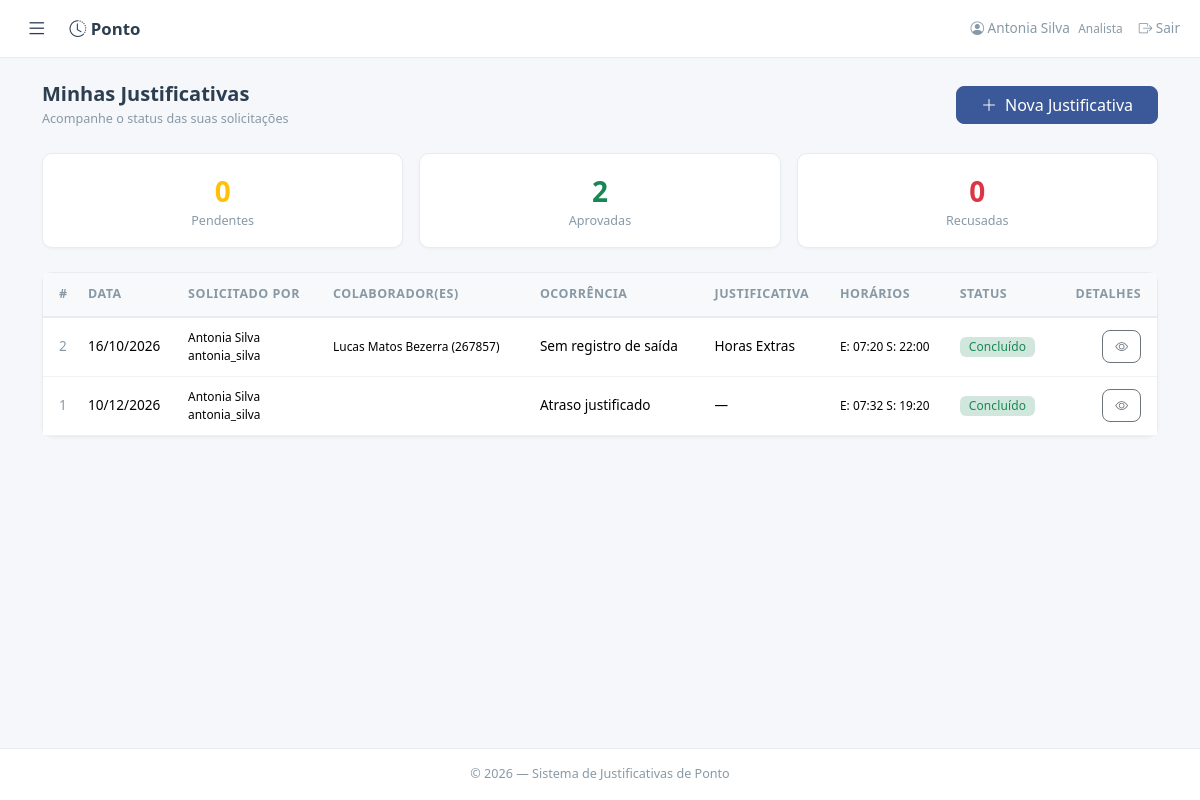
Screenshot of /analista (signed in) with the database file from the repository.
### models.py (models this page shows, shortened)
class Usuario(UserMixin, db.Model):
    __tablename__ = 'usuarios'
    id = db.Column(db.Integer, primary_key=True)
    matricula = db.Column(db.String(20), unique=True, nullable=False)
    nome = db.Column(db.String(100), nullable=False)
    email = db.Column(db.String(120), unique=True, nullable=False)
    senha_hash = db.Column(db.String(256), nullable=False)
    perfil = db.Column(db.String(40), nullable=False)
    gestor_id = db.Column(db.Integer, db.ForeignKey('usuarios.id'), nullable=True)
    area_id = db.Column(db.Integer, db.ForeignKey('areas.id'), nullable=True)
    empresa_id = db.Column(db.Integer, db.ForeignKey('empresas.id'), nullable=True)
    ativo = db.Column(db.Boolean, default=True)
    criado_em = db.Column(db.DateTime, default=lambda: datetime.now(timezone.utc))
    gestor = db.relationship('Usuario', remote_side=[id], backref='subordinados')
    area = db.relationship('Area', backref='usuarios')
    empresa = db.relationship('Empresa', backref='usuarios')
    solicitacoes = db.relationship('Solicitacao', backref='colaborador',
                                   foreign_keys='Solicitacao.colaborador_id', lazy='dynamic')
    def tem_permissao(self, chave):
        if self.perfil == 'ti':
            return True
        return UsuarioPermissao.query.filter_by(usuario_id=self.id, permissao=chave).first() is not None

class Solicitacao(db.Model):
    __tablename__ = 'solicitacoes'
    id = db.Column(db.Integer, primary_key=True)
    colaborador_id = db.Column(db.Integer, db.ForeignKey('usuarios.id'), nullable=False)
    colaboradores = db.relationship('Colaborador', secondary=solicitacao_colaboradores,
                                    backref=db.backref('solicitacoes', lazy='dynamic'))
    participantes = db.relationship('SolicitacaoParticipante', backref='solicitacao',
                                    cascade='all, delete-orphan', order_by='SolicitacaoParticipante.ordem')
    data_ocorrencia = db.Column(db.Date, nullable=False)
    tipo_ocorrencia = db.Column(db.String(80), nullable=False)
    tipo_justificativa = db.Column(db.String(80), nullable=True)
    horario_entrada = db.Column(db.String(5), nullable=True)
    horario_saida = db.Column(db.String(5), nullable=True)
    motivo = db.Column(db.Text, nullable=False)
    comprovante = db.Column(db.Text, nullable=True)  # JSON com nomes dos anexos
    status = db.Column(db.String(30), default='pendente')
    gestor_id = db.Column(db.Integer, db.ForeignKey('usuarios.id'), nullable=True)
    gestor_parecer = db.Column(db.Text, nullable=True)
    gestor_data = db.Column(db.DateTime, nullable=True)
    dp_id = db.Column(db.Integer, db.ForeignKey('usuarios.id'), nullable=True)
    dp_parecer = db.Column(db.Text, nullable=True)
    dp_data = db.Column(db.DateTime, nullable=True)
    supervisor_id = db.Column(db.Integer, db.ForeignKey('usuarios.id'), nullable=True)
    supervisor_parecer = db.Column(db.Text, nullable=True)
    supervisor_data = db.Column(db.DateTime, nullable=True)
    criado_em = db.Column(db.DateTime, default=lambda: datetime.now(timezone.utc))
    atualizado_em = db.Column(db.DateTime, default=lambda: datetime.now(timezone.utc),
                               onupdate=lambda: datetime.now(timezone.utc))
    gestor_resp = db.relationship('Usuario', foreign_keys=[gestor_id])
    dp_resp = db.relationship('Usuario', foreign_keys=[dp_id])
    supervisor_resp = db.relationship('Usuario', foreign_keys=[supervisor_id])
    STATUS_LABELS = {
        'pendente': 'Pendente',
        'aprovado_gestor': 'Aprovado pelo Gestor',
        'recusado_gestor': 'Recusado pelo Gestor',
        'encaminhado_supervisor': 'Aguardando supervisor administrativo',
        'aprovado_supervisor': 'Aprovado pelo supervisor',
        'recusado_supervisor': 'Recusado pelo supervisor',
        'aprovado_dp': 'Concluído',
        'recusado_dp': 'Recusado pelo DP',
    }
    STATUS_COLORS = {
        'pendente': 'warning',
        'aprovado_gestor': 'info',
        'recusado_gestor': 'danger',
        'encaminhado_supervisor': 'warning',
        'aprovado_supervisor': 'info',
        'recusado_supervisor': 'danger',
        'aprovado_dp': 'success',
        'recusado_dp': 'danger',
    }
    @property
    def status_label(self):
        return self.STATUS_LABELS.get(self.status, self.status)
    @property
    def status_cor(self):
        return self.STATUS_COLORS.get(self.status, 'secondary')

class SolicitacaoParticipante(db.Model):
    __tablename__ = 'solicitacao_participantes'
    id = db.Column(db.Integer, primary_key=True)
    solicitacao_id = db.Column(db.Integer, db.ForeignKey('solicitacoes.id'), nullable=False)
    nome = db.Column(db.String(100), nullable=False)
    matricula = db.Column(db.String(20), nullable=False)
    ordem = db.Column(db.Integer, nullable=False, default=0)
    criado_em = db.Column(db.DateTime, default=lambda: datetime.now(timezone.utc))

### app.py (the view)
@app.route('/analista')
@login_required
@perfil_requerido('analista')
def painel_analista():
    solicitacoes = (Solicitacao.query
                    .filter_by(colaborador_id=current_user.id)
                    .order_by(Solicitacao.criado_em.desc())
                    .all())
    colaboradores, tipos, tipos_ocorrencia = carregar_cadastros()
    return render_template('analista.html', solicitacoes=solicitacoes,
                           colaboradores=colaboradores, tipos=tipos,
                           tipos_ocorrencia=tipos_ocorrencia)

### app.py (called while the page is built)
@login_manager.user_loader
def load_user(user_id):
    return db.session.get(Usuario, int(user_id))

@app.context_processor
def inject_now():
    return {'now': datetime.now}

def perfil_requerido(*perfis):
    def decorator(f):
        @wraps(f)
        def wrapper(*args, **kwargs):
            if current_user.perfil not in perfis:
                flash('Acesso não autorizado.', 'danger')
                return redirect(request.referrer or url_for('dashboard'))
            return f(*args, **kwargs)
        return wrapper
    return decorator

def carregar_cadastros():
    return (Colaborador.query.filter_by(ativo=True).order_by(Colaborador.nome).all(),
            TipoJustificativa.query.filter_by(ativo=True).order_by(TipoJustificativa.nome).all(),
            TipoOcorrencia.query.filter_by(ativo=True).order_by(TipoOcorrencia.nome).all())

### templates/analista.html (shortened to what this page needs)
{% extends "base.html" %}
{% block content %}
<div class="d-flex flex-wrap justify-content-between align-items-center mb-4 gap-2">
    <div>
        <h5 class="fw-600 mb-1">Minhas Justificativas</h5>
        <p class="text-muted small mb-0">Acompanhe o status das suas solicitações</p>
    </div>
    <a class="btn btn-primary px-4" href="{{ url_for('solicitacao_nova') }}">
        <i class="bi bi-plus-lg me-1"></i> Nova Justificativa
    </a>
</div>
<div class="row g-3 mb-4">
    {% set pendentes = solicitacoes | selectattr('status', 'equalto', 'pendente') | list | length %}
    {% set aprovadas = solicitacoes | selectattr('status', 'in', ['aprovado_gestor','aprovado_dp']) | list | length %}
    {% set recusadas = solicitacoes | selectattr('status', 'in', ['recusado_gestor','recusado_dp']) | list | length %}
    <div class="col-4">
        <div class="card card-clean text-center p-3">
            <div class="fs-3 fw-700 text-warning">{{ pendentes }}</div>
            <div class="small text-muted">Pendentes</div>
        </div>
    </div>
    <div class="col-4">
        <div class="card card-clean text-center p-3">
            <div class="fs-3 fw-700 text-success">{{ aprovadas }}</div>
            <div class="small text-muted">Aprovadas</div>
        </div>
    </div>
    <div class="col-4">
        <div class="card card-clean text-center p-3">
            <div class="fs-3 fw-700 text-danger">{{ recusadas }}</div>
            <div class="small text-muted">Recusadas</div>
        </div>
    </div>
</div>
<div class="card card-clean">
    <div class="card-body p-0">
        {% if solicitacoes %}
        <div class="table-responsive">
            <table class="table table-hover align-middle mb-0">
                <thead>
                    <tr>
                        <th class="ps-3">#</th>
                        <th>Data</th>
                        <th>Solicitado por</th>
                        <th>Colaborador(es)</th>
                        <th>Ocorrência</th>
                        <th>Justificativa</th>
                        <th>Horários</th>
                        <th>Status</th>
                        <th class="text-end pe-3">Detalhes</th>
                    </tr>
                </thead>
                <tbody>
                    {% for s in solicitacoes %}
                    <tr>
                        <td class="ps-3 text-muted">{{ s.id }}</td>
                        <td class="fw-500">{{ s.data_ocorrencia.strftime('%d/%m/%Y') }}</td>
                        <td class="small">{{ s.colaborador.nome }}<br>{{ s.colaborador.matricula }}</td>
                        <td class="small">{% for participante in s.participantes %}{{ participante.nome }} ({{ participante.matricula }}){% if not loop.last %}, {% endif %}{% endfor %}</td>
                        <td>{{ s.tipo_ocorrencia }}</td>
                        <td>{{ s.tipo_justificativa or '—' }}</td>
                        <td class="small">
                            {% if s.horario_entrada %}E: {{ s.horario_entrada }}{% endif %}
                            {% if s.horario_saida %} S: {{ s.horario_saida }}{% endif %}
                        </td>
                        <td>
                            <span class="badge bg-{{ s.status_cor }}-subtle text-{{ s.status_cor }} badge-status">
                                {{ s.status_label }}
                            </span>
                        </td>
                        <td class="text-end pe-3">
                            <button class="btn btn-sm btn-outline-secondary"
                                    data-bs-toggle="modal"
                                    data-bs-target="#detModal{{ s.id }}">
                                <i class="bi bi-eye"></i>
                            </button>
                        </td>
                    </tr>
                    {% endfor %}
                </tbody>
            </table>
        </div>
        {% else %}
        <div class="text-center py-5 text-muted">
            <i class="bi bi-inbox fs-1 d-block mb-2"></i>
            <p>Nenhuma solicitação registrada.</p>
        </div>
        {% endif %}
    </div>
</div>
{% endblock %}

### templates/base.html (shortened to what this page needs)
<!DOCTYPE html>
<html lang="pt-BR" data-bs-theme="light">
<head>
    <link href="{{ url_for('static', filename='css/bootstrap.min.css') }}" rel="stylesheet">
    <link href="{{ url_for('static', filename='css/bootstrap-icons.min.css') }}" rel="stylesheet">
    <link href="{{ url_for('static', filename='css/style.css') }}" rel="stylesheet">
</head>
<body class="app-layout">
{% if current_user.is_authenticated %}
<header class="topbar"><button class="sidebar-toggle" id="sidebar-toggle" type="button" aria-label="Alternar menu"><i class="bi bi-list"></i></button><a class="navbar-brand" href="{{ url_for('dashboard') }}"><i class="bi bi-clock-history"></i> Ponto</a><span class="topbar-user"><i class="bi bi-person-circle"></i> {{ current_user.nome }} <small>{{ current_user.perfil|capitalize }}</small></span><form method="POST" action="{{ url_for('logout') }}"><input type="hidden" name="csrf_token" value="{{ csrf_token() }}"><button class="nav-link text-danger border-0 bg-transparent" type="submit"><i class="bi bi-box-arrow-right"></i> Sair</button></form></header>
{% endif %}
<div class="toast-container position-fixed top-0 end-0 p-3" style="z-index:9999"></div>
<main class="app-content"><div class="container py-4">{% block content %}{% endblock %}</div></main>
<footer class="app-footer text-center text-muted small py-3">&copy; {{ now().year if now is defined else '2026' }} — Sistema de Justificativas de Ponto</footer>
</body></html>

### static/css/style.css (style rules this page uses)
:root { --color-primary: #3b5998; --color-primary-hover: #2d4373; --color-bg: #f5f7fa; --color-card: #ffffff; --color-border: #e8ecf1; --color-text: #2c3e50; --color-text-muted: #8899a6; --radius: 10px; --shadow-sm: 0 1px 3px rgba(0, 0, 0, 0.04); --shadow-md: 0 4px 16px rgba(0, 0, 0, 0.06); --transition: all 0.2s ease; }
* { box-sizing: border-box; }
body { font-family: 'Segoe UI', -apple-system, BlinkMacSystemFont, Roboto, 'Helvetica Neue', Arial, sans-serif; background-color: var(--color-bg); color: var(--color-text); font-size: 0.9rem; min-height: 100vh; display: flex; flex-direction: column; }
main { flex: 1; }
a { color: var(--color-primary); }
.text-muted { color: var(--color-text-muted) !important; }
.fw-500 { font-weight: 500; }
.fw-600 { font-weight: 600; }
.fw-700 { font-weight: 700; }
.app-layout { display:grid; grid-template-columns:240px 1fr; grid-template-rows:58px 1fr auto; min-height:100vh; }
.topbar { grid-column:1/-1; display:flex; align-items:center; gap:1rem; padding:.65rem 1.25rem; background:var(--color-card); border-bottom:1px solid var(--color-border); z-index:10; }
.sidebar-toggle { border:0; background:transparent; font-size:1.35rem; color:var(--color-text); }
.topbar .navbar-brand { color:var(--color-text); text-decoration:none; font-weight:600; }
.topbar-user { margin-left:auto; font-size:.85rem; color:var(--color-text-muted); }
.topbar-user small { margin-left:.3rem; }
.app-content { grid-column:2; min-width:0; }
.app-footer { grid-column:2; }
.app-layout.sidebar-collapsed { grid-template-columns:0 1fr; }
.navbar-brand { font-weight: 600; font-size: 1.05rem; color: var(--color-text) !important; }
.nav-link { font-size: 0.85rem; color: var(--color-text-muted) !important; transition: var(--transition); }
.card-clean { background: var(--color-card); border: 1px solid var(--color-border); border-radius: var(--radius); box-shadow: var(--shadow-sm); transition: var(--transition); }
.badge-status { font-weight: 500; font-size: 0.75rem; padding: 0.35em 0.75em; border-radius: 6px; letter-spacing: 0.01em; }
.table { font-size: 0.85rem; }
.table thead th { background: #f8f9fb; border-bottom: 2px solid var(--color-border); font-weight: 600; font-size: 0.78rem; text-transform: uppercase; letter-spacing: 0.04em; color: var(--color-text-muted); padding: 0.75rem 0.5rem; white-space: nowrap; }
.table tbody td { padding: 0.7rem 0.5rem; border-bottom: 1px solid #f0f2f5; vertical-align: middle; }
.btn-primary { background-color: var(--color-primary); border-color: var(--color-primary); font-weight: 500; border-radius: 8px; transition: var(--transition); }
.btn-outline-secondary { border-radius: 8px; }
.btn-sm { font-size: 0.8rem; padding: 0.35rem 0.75rem; }
footer { border-top: 1px solid var(--color-border); background: var(--color-card); }

### rows the page displays
Usuario: nome "Antonia Silva", perfil "Analista"
Solicitacao: id "2", data_ocorrencia "16/10/2026", colaborador.nome "Antonia Silva", colaborador.matricula "antonia_silva", tipo_ocorrencia "Sem registro de saída", tipo_justificativa "Horas Extras", horario_entrada "07:20", horario_saida "22:00", status_label "Concluído"
SolicitacaoParticipante: nome "Lucas Matos Bezerra", matricula "267857"
Solicitacao: id "1", data_ocorrencia "10/12/2026", colaborador.nome "Antonia Silva", colaborador.matricula "antonia_silva", tipo_ocorrencia "Atraso justificado", tipo_justificativa "—", horario_entrada "07:32", horario_saida "19:20", status_label "Concluído"

### other values shown
{{ pendentes }} "0"
{{ aprovadas }} "2"
{{ recusadas }} "0"
